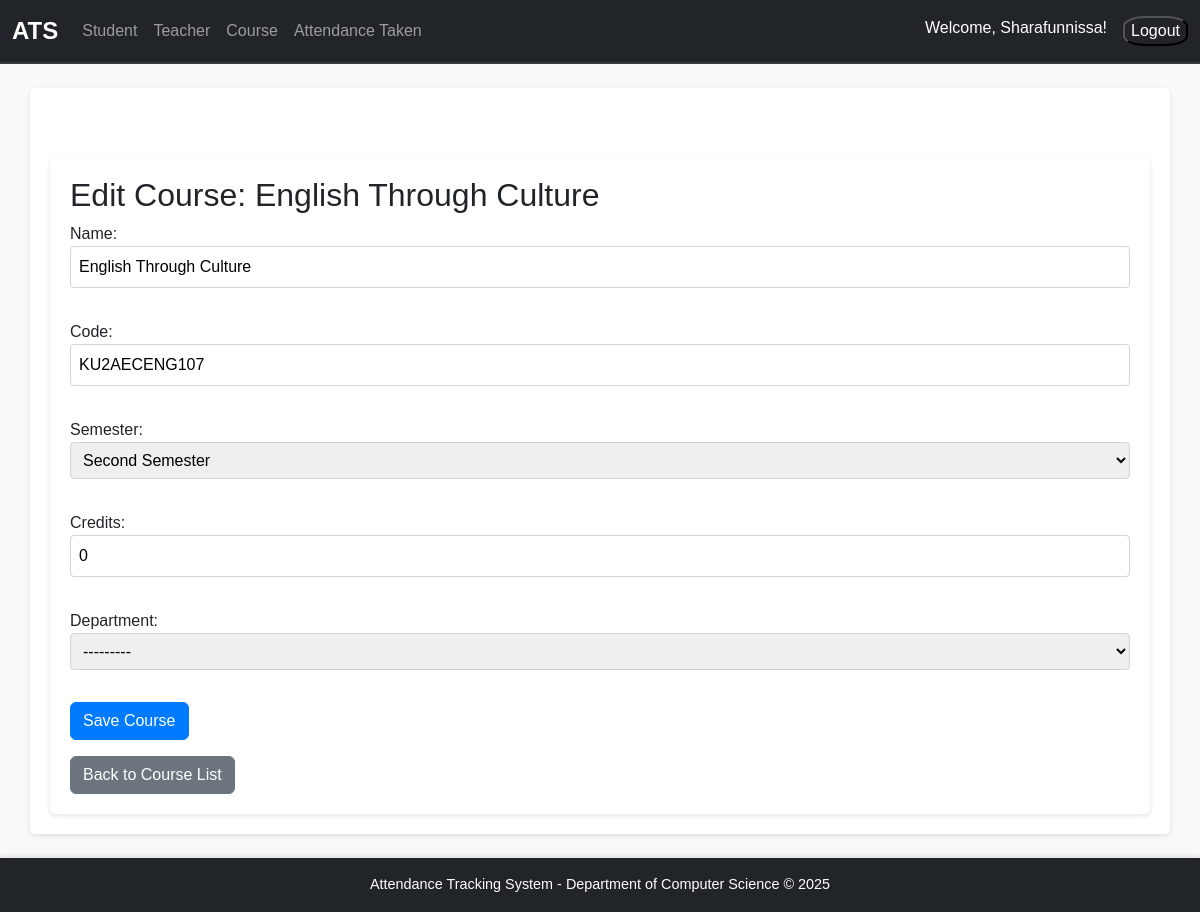
/course/edit/19/ (signed in), run on the app's committed database.
### attendance/models.py (models this page shows, shortened)
class Course(models.Model):
    SEMESTER_CHOICES = [
        ('1', 'First Semester'),
        ('2', 'Second Semester'),
        ('3', 'Third Semester'),
        ('4', 'Fourth Semester'),
        ('5', 'Fifth Semester'),
        ('6', 'Sixth Semester'),
        ('7', 'Seventh Semester'),
        ('8', 'Eighth Semester'),
    ]
    name = models.CharField(max_length=100)
    code = models.CharField(max_length=20)
    semester = models.CharField(max_length=1, choices=SEMESTER_CHOICES)
    credits = models.IntegerField()
    department = models.ForeignKey(Department, on_delete=models.CASCADE)

class Department(models.Model):
    name = models.CharField(max_length=255, unique=True)
    def __str__(self):
        return self.name

### attendance/views.py (the view)
# urls.py: path('course/edit/<int:course_id>/', views.edit_course, name='edit_course'),
@login_required
def edit_course(request, course_id):
    logged_in_teacher = request.user.teacher
    course = get_object_or_404(Course, id=course_id)
    if request.method == 'POST':
        form = CourseForm(request.POST, instance=course, logged_in_teacher=logged_in_teacher)
        if form.is_valid():
            form.save()
            return redirect('course_list')  # Redirect to course list after saving
    else:
        form = CourseForm(instance=course, logged_in_teacher=logged_in_teacher)
    return render(request, 'attendance/edit_course.html', {'form': form, 'course': course})

### attendance/context_processors.py (called while the page is built)
def is_hod(request):
    return {'is_hod': request.user.groups.filter(name='HoD').exists()}

### attendance/templates/attendance/edit_course.html (shortened to what this page needs)
{% extends 'base.html' %}
{% block content %}
<div class="container mt-5">
    <h2>Edit Course: {{ course.name }}</h2>
    <form method="POST">
        {{ form.as_p }}
        <button type="submit" class="btn btn-primary">Save Course</button>
    </form>
    <a href="{% url 'course_list' %}" class="btn btn-secondary mt-3">Back to Course List</a>
</div>
{% endblock %}

### templates/base.html (shortened to what this page needs)
{% load static %}
<!DOCTYPE html>
<html lang="en">
<head>
    <link href="https://cdn.jsdelivr.net/npm/bootstrap@5.3.0/dist/css/bootstrap.min.css" rel="stylesheet">
    <link rel="stylesheet" href="{% static 'base.css' %}">
</head>
<body>
    <nav class="navbar navbar-expand-lg navbar-dark bg-dark">
        <div class="container-fluid">
            <a class="navbar-brand" href="{% url 'index' %}">ATS</a>
            <div class="collapse navbar-collapse" id="navbarNav">
                <ul class="navbar-nav me-auto">
                    <li class="nav-item">
                        <a class="nav-link" href="{% url 'student_list' %}">Student</a>
                    </li>
                    <li class="nav-item">
                        <a class="nav-link" href="{% url 'teacher_list' %}">Teacher</a>
                    </li>
                    <li class="nav-item">
                        <a class="nav-link" href="{% url 'course_list' %}">Course</a>
                    </li>
                    <li class="nav-item">
                        <a class="nav-link" href="{% url 'teacher_attendance_list' %}">Attendance Taken</a>
                    </li>
                </ul>
                {% if user.is_authenticated %}
                <ul class="navbar-nav">
                    <li class="nav-item">
                        <span class="navbar-text text-white me-3">Welcome, {{ user.username|title }}!</span>
                    </li>
                    <li>
                        <form  method="post" action="{% url 'logout' %}">
                            <button class="logout" type="submit">Logout</button>
                          </form>
                    </li>
                </ul>
                {% else %}
                <ul class="navbar-nav">
                    <li class="nav-item">
                        <a class="nav-link" href="#">Login</a>
                    </li>
                </ul>
                {% endif %}
            </div>
        </div>
    </nav>
    <div class="container mt-4">
        {% block content %}{% endblock %}
    </div>
    <footer class="bg-dark text-white text-center py-3 mt-4">
        <p class="mb-0">Attendance Tracking System - Department of Computer Science &copy; 2025</p>
    </footer>
</body>
</html>

### static/base.css (style rules this page uses)
html, body { font-family: 'Arial', sans-serif; background-color: #f8f9fa; color: #212529; height: 100%; margin: 0; display: flex; flex-direction: column; }
.navbar { border-bottom: 2px solid #343a40; }
.navbar-brand { font-weight: bold; font-size: 1.5rem; }
.nav-item .nav-link { font-size: 1rem; padding: 0.5rem 1rem; transition: color 0.2s ease-in-out; }
footer { background-color: #343a40; color: #ffffff; font-size: 0.9rem; text-align: center; padding: 10px 0; box-shadow: 0 -2px 5px rgba(0, 0, 0, 0.1); }
.container { flex: 1; background-color: #ffffff; border-radius: 5px; box-shadow: 0 2px 5px rgba(0, 0, 0, 0.1); padding: 20px; }
.btn-primary { background-color: #007bff; border-color: #007bff; transition: background-color 0.2s, border-color 0.2s; }
input, select, textarea { border: 1px solid #ced4da; border-radius: 4px; padding: 0.5rem; width: 100%; margin-bottom: 1rem; }
.text-center { text-align: center; }
.mt-4 { margin-top: 1.5rem; }
.logout { background-color: transparent; border-radius: 34%; color: white; }

### data on the page
Course: name "English Through Culture", code "KU2AECENG107", semester "Second Semester", credits "0", department "---------"

### other printed values
{{ user.username|title }} "Sharafunnissa"
